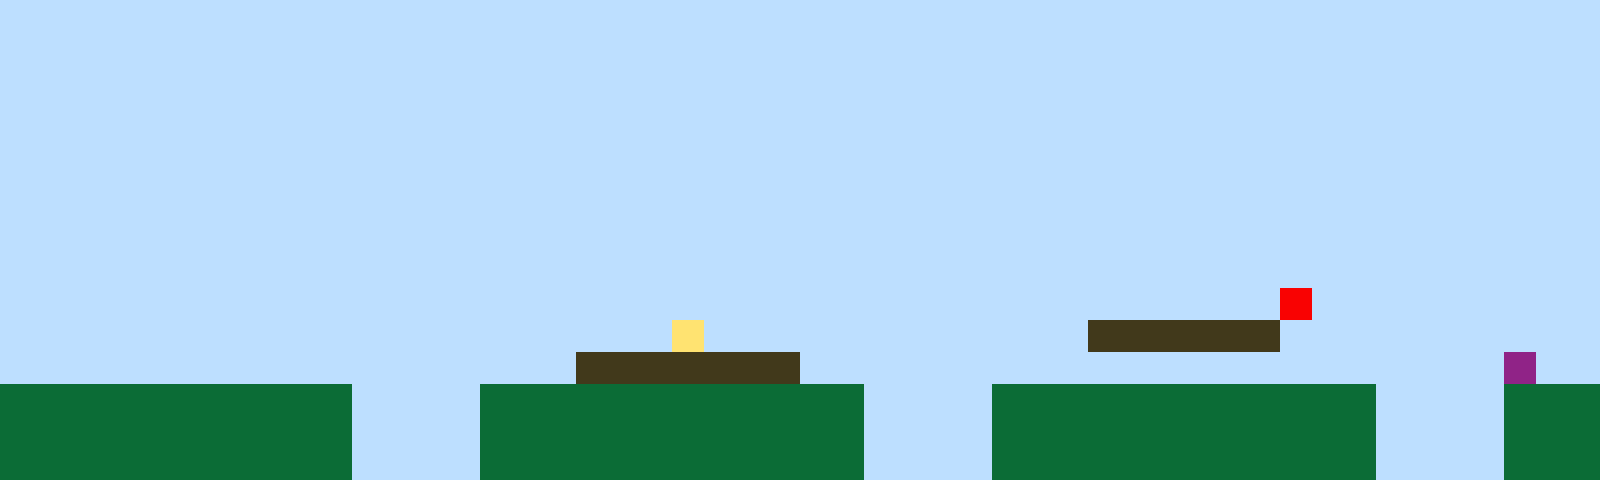

Below is a game level as drawn by its tile map, then a one-line description and the .tmx file that defines it, in full:
An orthogonal 50x15 tile map with 32x32 px tiles, 1 tile layer (Tile Layer 1).

<map version="1.10" tiledversion="1.11.2" orientation="orthogonal" renderorder="right-up" width="50" height="15" tilewidth="32" tileheight="32" infinite="0" nextlayerid="2" nextobjectid="1"><editorsettings><export target="map1.csv" format="csv" /></editorsettings><tileset firstgid="1" name="sprites" tilewidth="32" tileheight="32" tilecount="6" columns="3"><image source="sprites.png" width="96" height="64" /></tileset><layer id="1" name="Tile Layer 1" width="50" height="15"><data encoding="csv">1,1,1,1,1,1,1,1,1,1,1,1,1,1,1,1,1,1,1,1,1,1,1,1,1,1,1,1,1,1,1,1,1,1,1,1,1,1,1,1,1,1,1,1,1,1,1,1,1,1,1,1,1,1,1,1,1,1,1,1,1,1,1,1,1,1,1,1,1,1,1,1,1,1,1,1,1,1,1,1,1,1,1,1,1,1,1,1,1,1,1,1,1,1,1,1,1,1,1,1,1,1,1,1,1,1,1,1,1,1,1,1,1,1,1,1,1,1,1,1,1,1,1,1,1,1,1,1,1,1,1,1,1,1,1,1,1,1,1,1,1,1,1,1,1,1,1,1,1,1,1,1,1,1,1,1,1,1,1,1,1,1,1,1,1,1,1,1,1,1,1,1,1,1,1,1,1,1,1,1,1,1,1,1,1,1,1,1,1,1,1,1,1,1,1,1,1,1,1,1,1,1,1,1,1,1,1,1,1,1,1,1,1,1,1,1,1,1,1,1,1,1,1,1,1,1,1,1,1,1,1,1,1,1,1,1,1,1,1,1,1,1,1,1,1,1,1,1,1,1,1,1,1,1,1,1,1,1,1,1,1,1,1,1,1,1,1,1,1,1,1,1,1,1,1,1,1,1,1,1,1,1,1,1,1,1,1,1,1,1,1,1,1,1,1,1,1,1,1,1,1,1,1,1,1,1,1,1,1,1,1,1,1,1,1,1,1,1,1,1,1,1,1,1,1,1,1,1,1,1,1,1,1,1,1,1,1,1,1,1,1,1,1,1,1,1,1,1,1,1,1,1,1,1,1,1,1,1,1,1,1,1,1,1,1,1,1,1,1,1,1,1,1,1,1,1,1,1,1,1,1,1,1,1,1,1,1,1,1,1,1,1,1,1,1,1,1,1,1,1,1,1,1,1,1,1,1,1,1,1,1,1,1,1,1,1,1,1,1,1,1,1,1,1,1,1,1,1,1,1,1,1,1,1,1,1,1,1,1,1,1,1,1,1,1,1,1,1,1,1,1,1,1,1,1,1,1,1,1,1,1,1,1,1,1,1,1,1,1,1,1,1,1,1,1,1,1,1,1,1,1,1,1,1,1,1,1,1,1,1,5,1,1,1,1,1,1,1,1,1,1,1,1,1,1,1,1,1,1,1,1,1,1,1,1,1,1,1,1,1,1,4,1,1,1,1,1,1,1,1,1,1,1,1,3,3,3,3,3,3,1,1,1,1,1,1,1,1,1,1,1,1,1,1,1,1,1,1,1,1,1,1,1,1,1,1,1,1,3,3,3,3,3,3,3,1,1,1,1,1,1,1,1,1,1,1,1,1,1,1,1,1,1,1,1,1,1,6,1,1,2,2,2,2,2,2,2,2,2,2,2,1,1,1,1,2,2,2,2,2,2,2,2,2,2,2,2,1,1,1,1,2,2,2,2,2,2,2,2,2,2,2,2,1,1,1,1,2,2,2,2,2,2,2,2,2,2,2,2,2,2,1,1,1,1,2,2,2,2,2,2,2,2,2,2,2,2,1,1,1,1,2,2,2,2,2,2,2,2,2,2,2,2,1,1,1,1,2,2,2,2,2,2,2,2,2,2,2,2,2,2,1,1,1,1,2,2,2,2,2,2,2,2,2,2,2,2,1,1,1,1,2,2,2,2,2,2,2,2,2,2,2,2,1,1,1,1,2,2,2</data></layer></map>
